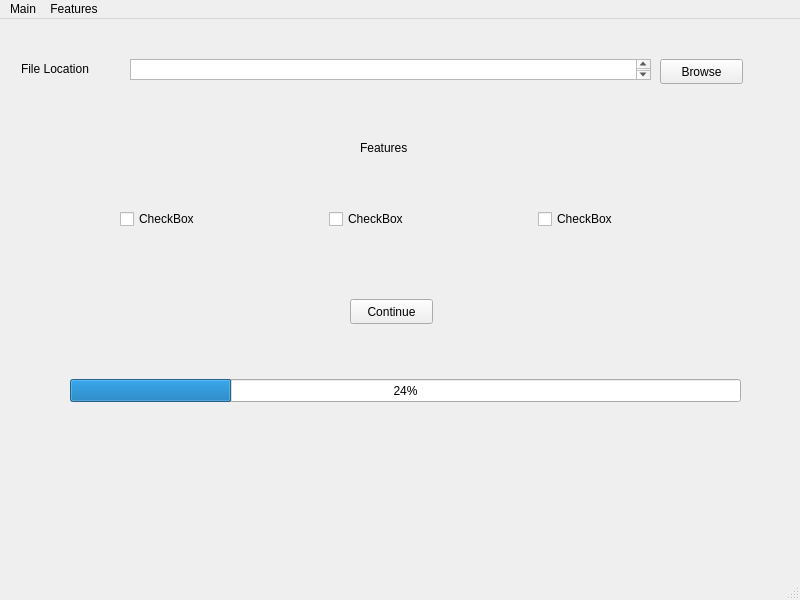
<?xml version="1.0" encoding="UTF-8"?>
<ui version="4.0">
 <class>Features</class>
 <widget class="QMainWindow" name="Features">
  <property name="geometry">
   <rect>
    <x>0</x>
    <y>0</y>
    <width>800</width>
    <height>600</height>
   </rect>
  </property>
  <property name="windowTitle">
   <string>MainWindow</string>
  </property>
  <property name="whatsThis">
   <string>&lt;html&gt;&lt;head/&gt;&lt;body&gt;&lt;p&gt;Features&lt;/p&gt;&lt;/body&gt;&lt;/html&gt;</string>
  </property>
  <widget class="QWidget" name="centralwidget">
   <widget class="QLabel" name="label">
    <property name="geometry">
     <rect>
      <x>21</x>
      <y>40</y>
      <width>91</width>
      <height>20</height>
     </rect>
    </property>
    <property name="text">
     <string>File Location</string>
    </property>
   </widget>
   <widget class="QTextBrowser" name="textBrowser">
    <property name="geometry">
     <rect>
      <x>130</x>
      <y>40</y>
      <width>521</width>
      <height>21</height>
     </rect>
    </property>
   </widget>
   <widget class="QPushButton" name="pushButton">
    <property name="geometry">
     <rect>
      <x>660</x>
      <y>40</y>
      <width>83</width>
      <height>25</height>
     </rect>
    </property>
    <property name="text">
     <string>Browse</string>
    </property>
   </widget>
   <widget class="QPushButton" name="pushButton_2">
    <property name="geometry">
     <rect>
      <x>350</x>
      <y>280</y>
      <width>83</width>
      <height>25</height>
     </rect>
    </property>
    <property name="text">
     <string>Continue</string>
    </property>
   </widget>
   <widget class="QProgressBar" name="progressBar">
    <property name="geometry">
     <rect>
      <x>70</x>
      <y>360</y>
      <width>671</width>
      <height>23</height>
     </rect>
    </property>
    <property name="value">
     <number>24</number>
    </property>
   </widget>
   <widget class="QWidget" name="horizontalLayoutWidget">
    <property name="geometry">
     <rect>
      <x>120</x>
      <y>160</y>
      <width>621</width>
      <height>80</height>
     </rect>
    </property>
    <layout class="QHBoxLayout" name="horizontalLayout">
     <item>
      <widget class="QCheckBox" name="checkBox_3">
       <property name="text">
        <string>CheckBox</string>
       </property>
      </widget>
     </item>
     <item>
      <widget class="QCheckBox" name="checkBox_2">
       <property name="text">
        <string>CheckBox</string>
       </property>
      </widget>
     </item>
     <item>
      <widget class="QCheckBox" name="checkBox">
       <property name="text">
        <string>CheckBox</string>
       </property>
      </widget>
     </item>
    </layout>
   </widget>
   <widget class="QLabel" name="label_3">
    <property name="geometry">
     <rect>
      <x>360</x>
      <y>120</y>
      <width>62</width>
      <height>17</height>
     </rect>
    </property>
    <property name="text">
     <string>Features</string>
    </property>
   </widget>
  </widget>
  <widget class="QMenuBar" name="menubar">
   <property name="geometry">
    <rect>
     <x>0</x>
     <y>0</y>
     <width>800</width>
     <height>22</height>
    </rect>
   </property>
   <widget class="QMenu" name="menuMain">
    <property name="title">
     <string>Main</string>
    </property>
   </widget>
   <widget class="QMenu" name="menuFeatures">
    <property name="title">
     <string>Features</string>
    </property>
   </widget>
   <addaction name="menuMain"/>
   <addaction name="menuFeatures"/>
  </widget>
  <widget class="QStatusBar" name="statusbar"/>
 </widget>
 <resources/>
 <connections/>
</ui>
